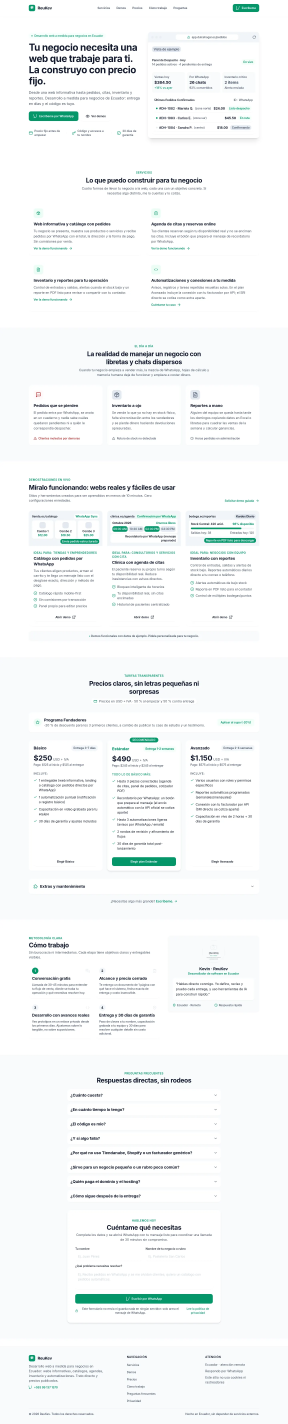
#> input picture sitio-web/assets/img/capturas/home-1440.webp, 1440 x 7120 px (shown at 1/5 size)
$ python og.py ../sitio-web/assets/img/capturas/home-1440.webp ../sitio-web/assets/img/capturas/home-390.webp
#> lines starting #> are read from the running program, lines starting #| are printed output that depends on the picture
#!/usr/bin/env python3
# -*- coding: utf-8 -*-
"""Recorta la captura del hero al tamaño de imagen social (1200x630) y la guarda
como JPEG. Formato elegido a propósito: Facebook y WhatsApp no pintan siempre
vistas previas en WebP, así que og:image debe ser JPG o PNG.

Uso: python3 tools/og.py captura.png destino.jpg
"""

import os
import sys

from PIL import Image

ANCHO = 1200
ALTO = 630

captura, destino = sys.argv[1], sys.argv[2]
im = Image.open(captura).convert("RGB")
#> im is the input picture: PIL image 1440x7120 RGB; mean R, G, B 244.5, 247, 247.3

# Recorte centrado con la relación 1200x630 (1.905:1), nunca más ancho que el original.
proporcion = ANCHO / ALTO
alto = min(int(im.width / proporcion), im.height)
#> alto = 756
left = (im.width - int(alto * proporcion)) // 2
#> left = 0
top = (im.height - alto) // 2
#> top = 3182
im = im.crop((left, top, left + int(alto * proporcion), top + alto))
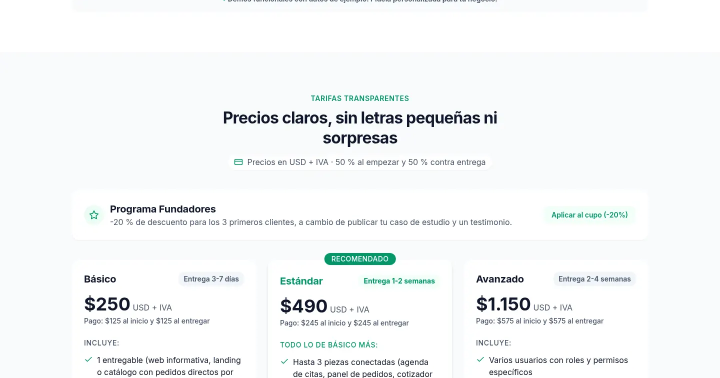
#> im: PIL image 1440x756 RGB (shown at 1/2 size); mean R, G, B 244.6, 246.9, 247.5
im = im.resize((ANCHO, ALTO), Image.LANCZOS)
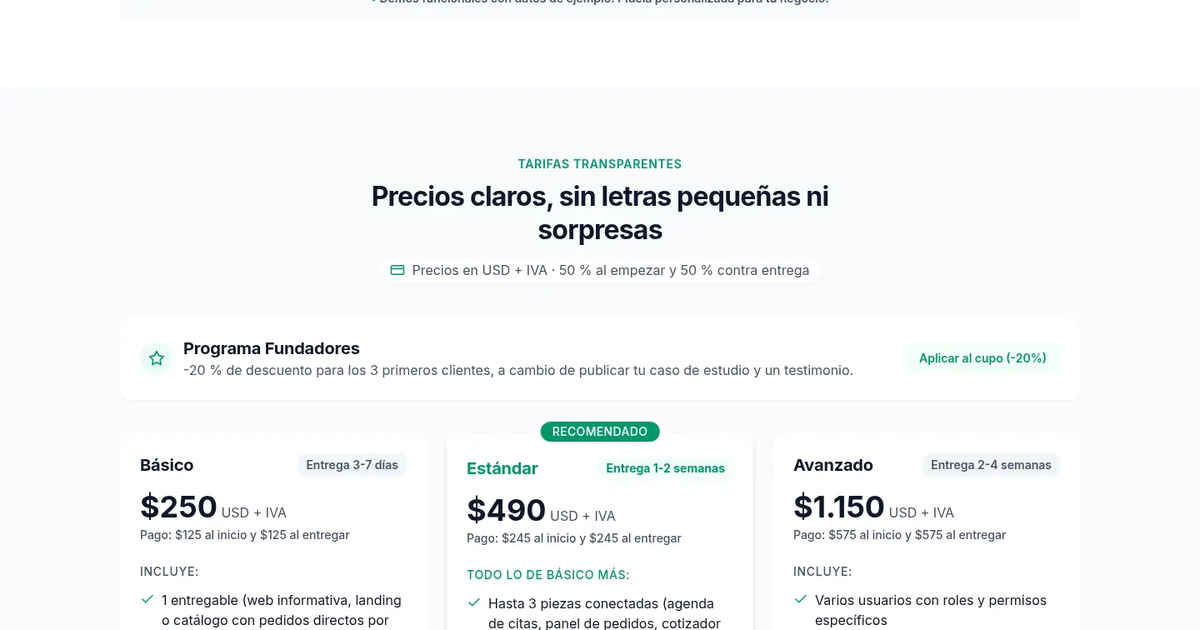
#> im: PIL image 1200x630 RGB; mean R, G, B 244.4, 246.7, 247.3

# Paleta plana tipo interfaz: 4:2:0 con calidad 84 pesa poco y se ve nítida.
im.save(destino, "JPEG", quality=84, optimize=True, progressive=True)
print(
    "%-24s %dx%d  %.1f KB"
    % (destino.split("/")[-1], ANCHO, ALTO, os.path.getsize(destino) / 1024)
)
